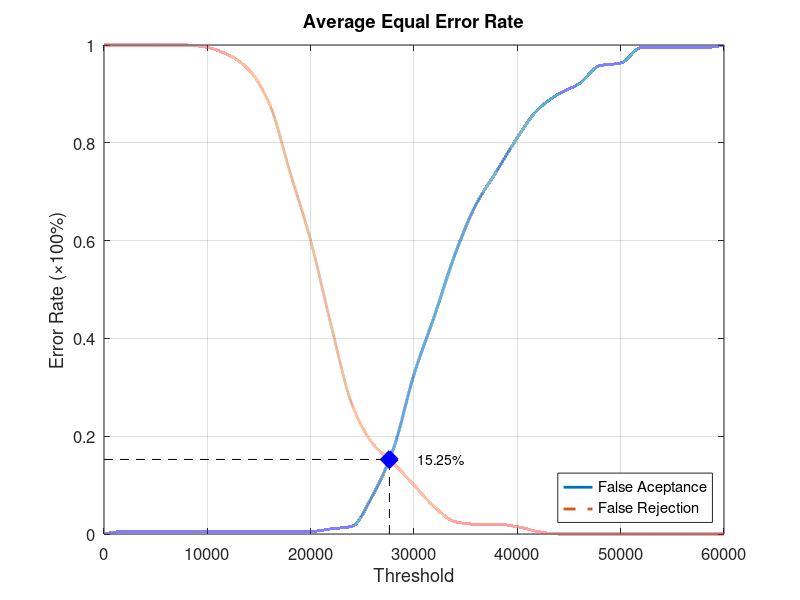
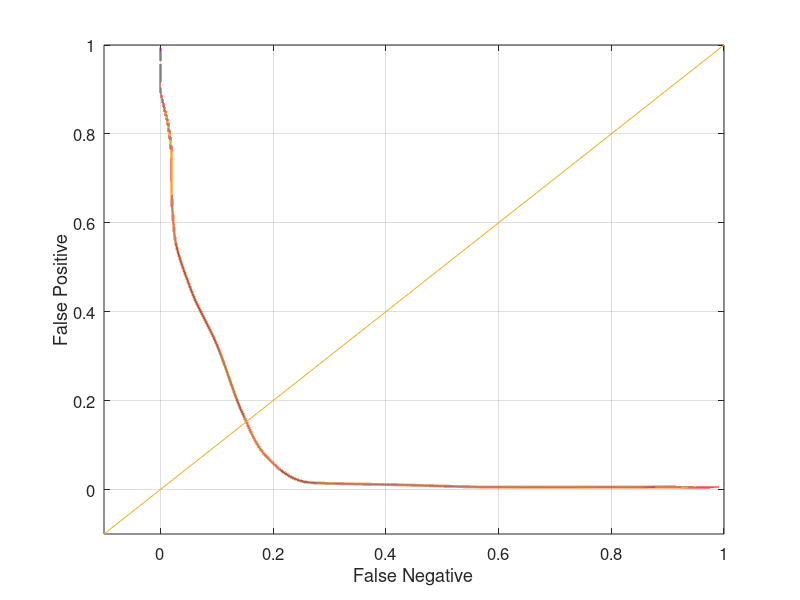

Write MATLAB code to recreate these figures, in order.
function yEER = Database4_3
close all;
clear;
clc;
x = 0:2000:60000;
xq = 0:0.5:60000;

y0 = [0 0.00526316 0.00526316 0.00526316 0.00526316 0.00526316 0.00526316 0.00526316 0.00526316 0.00526316 0.00526316 0.0105263 0.0157895 0.0789474 0.173684 0.326316 0.447368 0.573684 0.673684 0.742105 0.810526 0.868421 0.9 0.921053 0.957895 0.963158 0.994737 0.994737 0.994737 0.994737 1];
yy0 = interp1(x, y0, xq, 'pchip');
y1 = [1 1 1 1 1 0.995 0.98 0.95 0.88 0.74 0.6 0.425 0.265 0.185 0.145 0.1 0.055 0.025 0.02 0.02 0.015 0.005 0 0 0 0 0 0 0 0 0];
yy1 = interp1(x, y1, xq, 'pchip');

% Calculating EER: 
y2 = abs(y0 - y1);
find(y2 == min(y2))
yy2 = abs(yy0 - yy1);
xEER = find(yy2 == min(yy2));
xEERIndex = xq(xEER) % X-axis EER
yEER = yy0(xEER) % Y-axis EER

main = figure
plot(xq, yy0,'-','LineWidth', 2);	hold on
plot(xq, yy1,'--','LineWidth', 2);	hold on
plot([xEERIndex xEERIndex], [0 yEER], 'k--');	hold on
plot([0 xEERIndex], [yEER yEER], 'k--');	hold on
plot(xEERIndex, yEER, 'bx', 'LineWidth', 10);	hold on
text(xEERIndex + 10 * xEERIndex / 100, yEER, [num2str(round((10000 * yEER)) / 100) '%'])
legend('False Aceptance', 'False Rejection', 'Location', 'SouthEast')
xlabel('Threshold')
ylabel('Error Rate (\times100%)')
title('Average Equal Error Rate')
set(gca, 'FontSize', 12)
axis([0 60000 0 1])
grid on

print(main, 'Database4_3Main', '-dpng');
FNRxFPR = figure('Color', [1 1 1]);
plot(yy1, yy0, '-', yy1, yy0, 'LineWidth', 2);
hold on
y = -0.1:0.1:1
plot(y, y); 
set(gca, 'FontSize', 12)
xlabel('False Negative')
ylabel('False Positive')
axis([-0.1 1 -0.1 1])
set(gca, 'FontSize', 12)
grid on

print(FNRxFPR, 'Database4_3FNRxFPR','-dpng');
end
